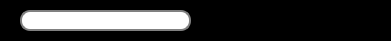
  <widget class="QWidget" name="widget01" native="true">
   <property name="geometry">
    <rect>
     <x>0</x>
     <y>20</y>
     <width>391</width>
     <height>41</height>
    </rect>
   </property>
   <property name="styleSheet">
    <string notr="true">background-color: rgb(0, 0, 0);</string>
   </property>
   <widget class="QLineEdit" name="search">
    <property name="geometry">
     <rect>
      <x>20</x>
      <y>10</y>
      <width>171</width>
      <height>21</height>
     </rect>
    </property>
    <property name="styleSheet">
     <string notr="true">color: rgb(0, 0, 0);
border: 2px solid gray;
border-radius: 10px;
padding: 0 8px;
background: white;
selection-background-color: black;</string>
    </property>
   </widget>
   <widget class="QLabel" name="date">
    <property name="geometry">
     <rect>
      <x>231</x>
      <y>10</y>
      <width>91</width>
      <height>20</height>
     </rect>
    </property>
    <property name="minimumSize">
     <size>
      <width>0</width>
      <height>20</height>
     </size>
    </property>
    <property name="maximumSize">
     <size>
      <width>16777215</width>
      <height>20</height>
     </size>
    </property>
    <property name="text">
     <string>2024-09-04</string>
    </property>
   </widget>
   <widget class="QLabel" name="week">
    <property name="geometry">
     <rect>
      <x>320</x>
      <y>10</y>
      <width>51</width>
      <height>20</height>
     </rect>
    </property>
    <property name="minimumSize">
     <size>
      <width>0</width>
      <height>20</height>
     </size>
    </property>
    <property name="maximumSize">
     <size>
      <width>16777215</width>
      <height>20</height>
     </size>
    </property>
    <property name="text">
     <string>星期三</string>
    </property>
   </widget>
   <widget class="QPushButton" name="searchbtn">
    <property name="enabled">
     <bool>true</bool>
    </property>
    <property name="geometry">
     <rect>
      <x>200</x>
      <y>10</y>
      <width>21</width>
      <height>21</height>
     </rect>
    </property>
    <property name="styleSheet">
     <string notr="true">background-color: rgb(0, 0, 0);
border-radius: 10px;</string>
    </property>
    <property name="text">
     <string/>
    </property>
    <property name="icon">
     <iconset resource="icon.qrc">
      <normaloff>:/other/icon/搜索.png</normaloff>:/other/icon/搜索.png</iconset>
    </property>
   </widget>
  </widget>
